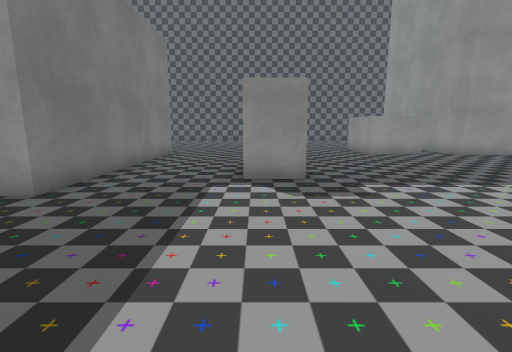
view 1 (above)

24 first-person views from a walk through a Unity game level. The camera is 1.2 m above the floor, tilts 10° down and sees 85° across. The floor is counted in squares, 1 m on a side. Each view is taken from the middle of a square. On the plan, view 1 faces up. The plan holds only what a view shows up to about 13 squares ahead; the rest is blank. The player is left out. Some surface patterns are stand-ins.

view 2
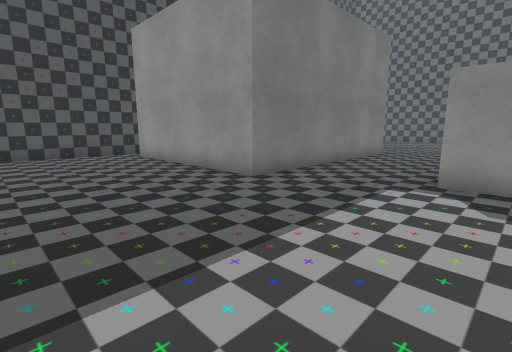

view 3
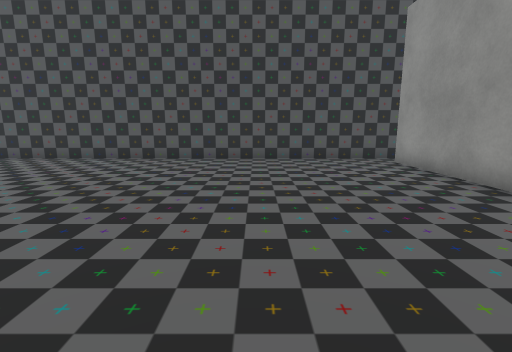

view 4
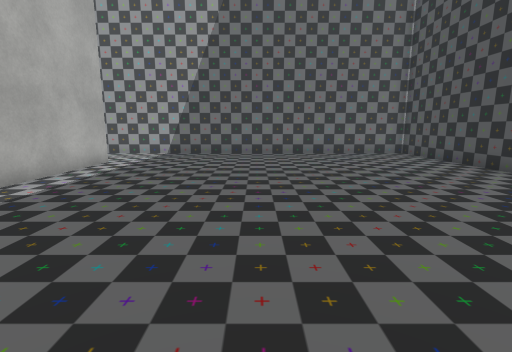

view 5
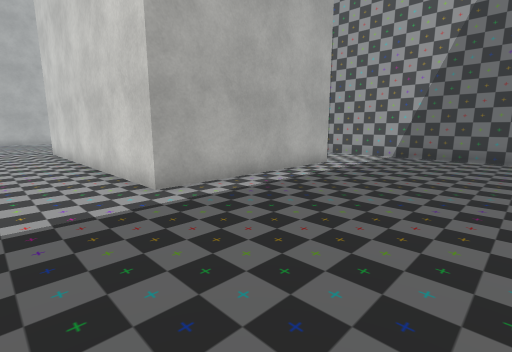

view 6
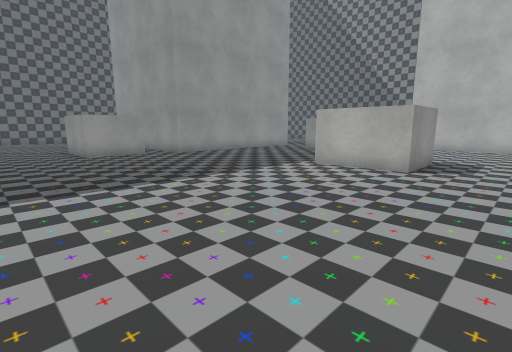

view 7
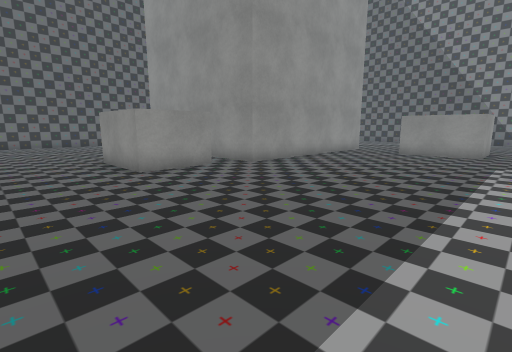

view 8
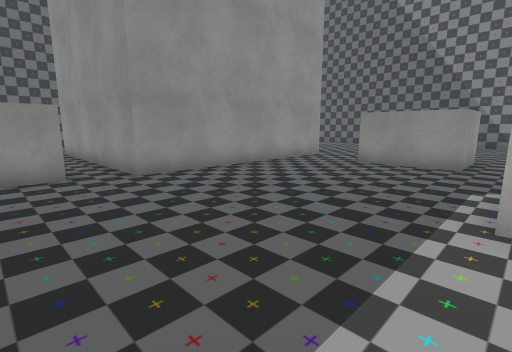

view 9
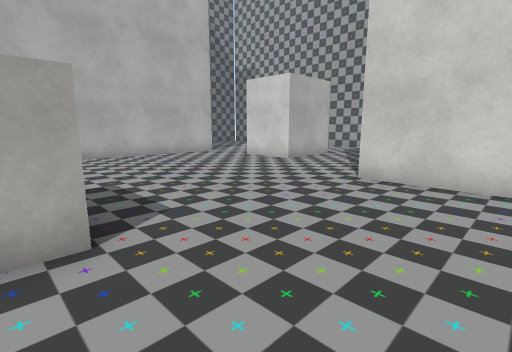

view 10
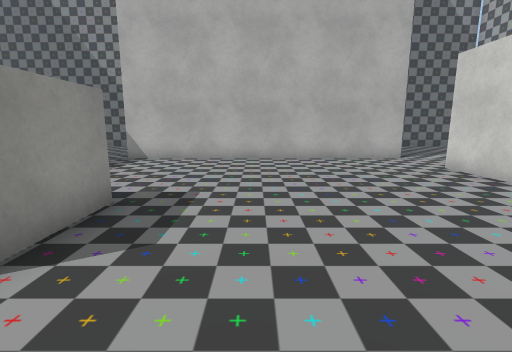

view 11
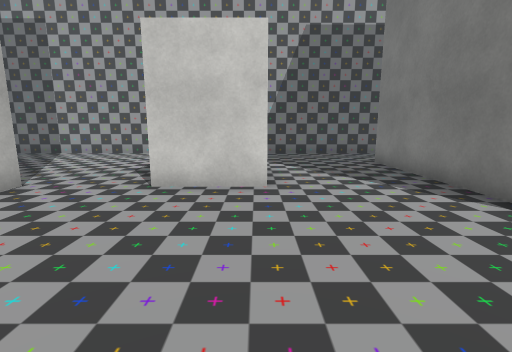

view 12
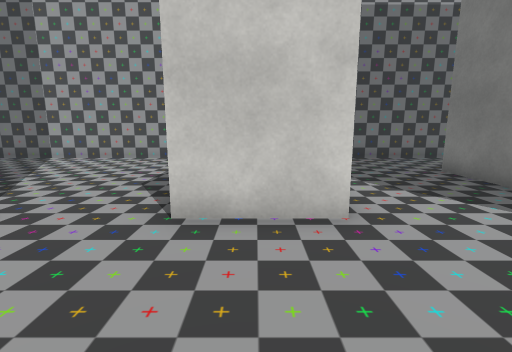

view 13
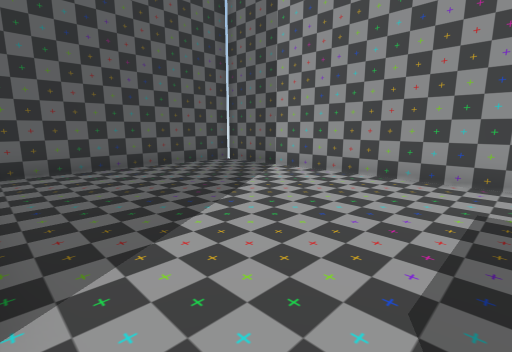

view 14
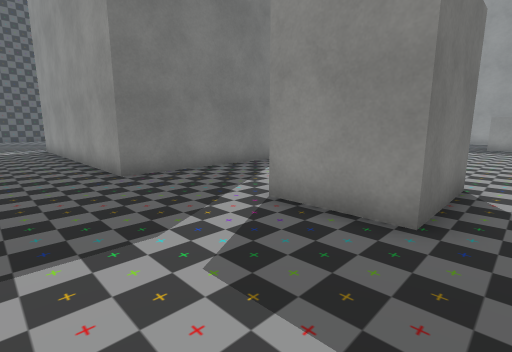

view 15
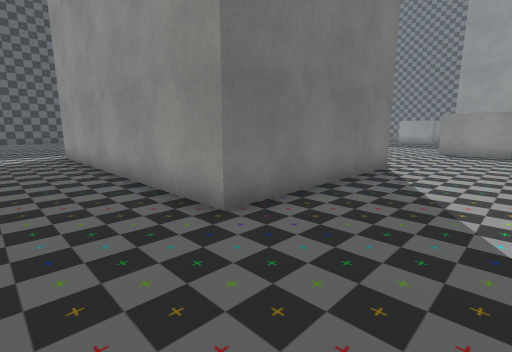

view 16
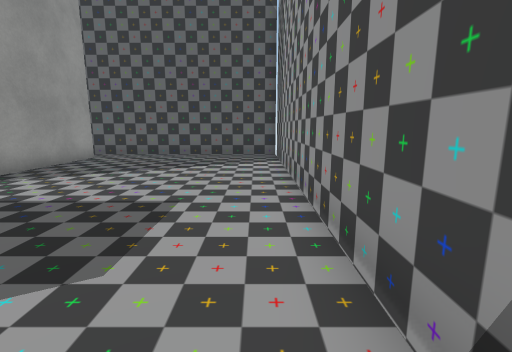

view 17
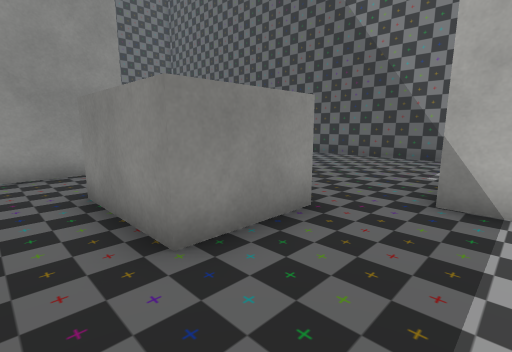

view 18
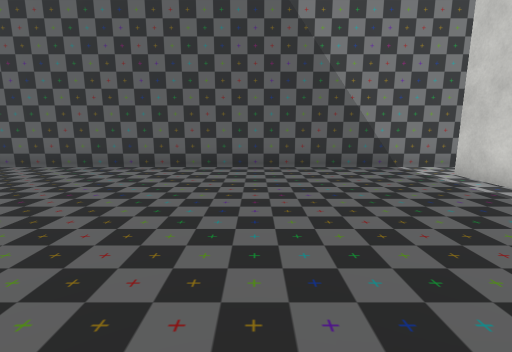

view 19
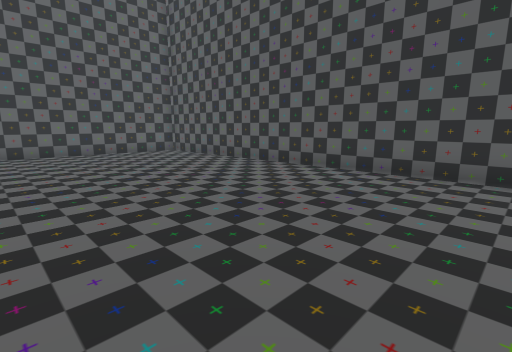

view 20
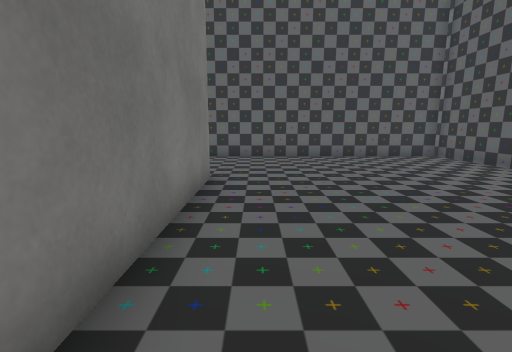

view 21
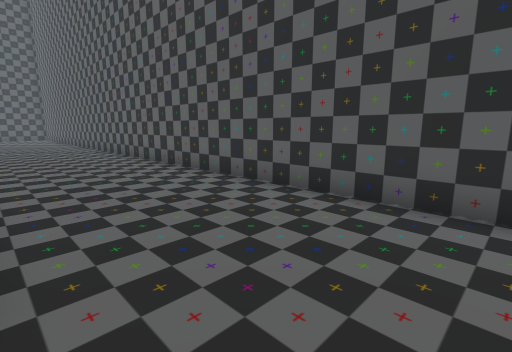

view 22
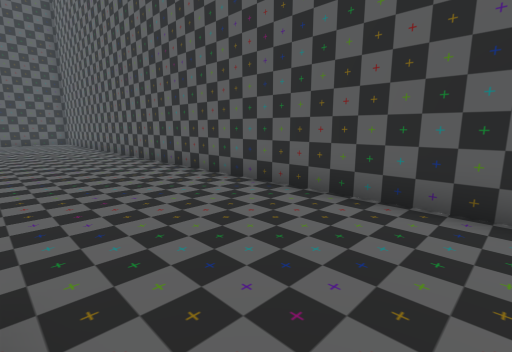

view 23
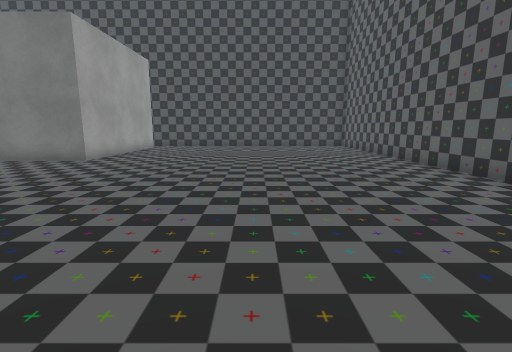

view 24
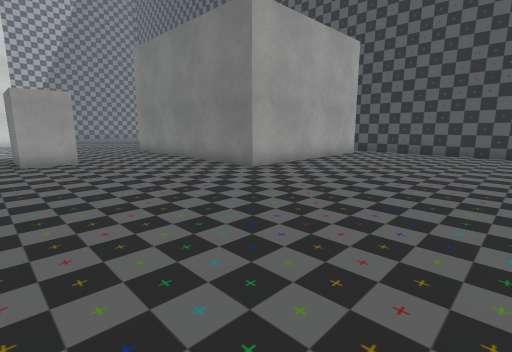

### Floor plan
Points are (right, up) in squares from view 1. A wall is a line through its corners. A room is listed if a view was taken in it or the views show most of it. See-through windows are left out.
Room 1 (views 1, 2, 3, 4, 5, 6, 7, 8, 9, 10, 11, 12, 13, 14, 15, 16, 17, 18, 19, 20, 21, 22, 23, 24)
walls: (7.4, 12.4) (5, 12.4) (5, 15.4); (12.4, 2.3) (10, 2.3) (10, 5.2); (9.9, -3.4) (9.9, -9.6) (0.1, -9.6) (0.1, -3.4) (9.9, -3.4); (17.6, 6.4) (15.2, 6.4) (15.2, 9.4); (17, 11.9) (8.7, 11.9) (8.7, 19.6); (13.8, -5.6) (16.1, -5.6) (16.1, -8.4) (13.8, -8.4) (13.8, -5.6); (22.4, 5) (24.1, 5); (18.8, -5.6) (18.8, 5); (16.9, 19.6) (16.9, 14); (-11.7, 5.4) (-11.7, -12.9) (1.9, -12.9); (-10.6, 13) (-3.9, 13) (-3.9, 4.8) (-10.6, 4.8); (7.6, -12.9) (25.4, -12.9) (25.4, -4.8); (25.4, 3.9) (25.4, 24.5) (-7.2, 24.5); (24, -5.6) (19.9, -5.6); (-11.7, 18.5) (-11.7, 14)
objects: other object (0, 7) to (1, 8)

Where each view was taken, in squares from view 1:
view 1: 0 up, 0 right, facing up
view 2: 0 up, 1 right, facing up-left
view 3: 0 up, 1 left, facing left
view 4: 0 up, 5 left, facing down
view 5: 1 down, 5 left, facing down-right
view 6: 0 up, 2 right, facing up-right
view 7: 5 up, 2 right, facing up-right
view 8: 5 up, 6 right, facing up-right
view 9: 3 up, 7 right, facing down-right
view 10: 0 up, 8 right, facing right
view 11: 0 up, 14 right, facing down
view 12: 2 down, 15 right, facing down
view 13: 6 down, 17 right, facing down-right
view 14: 12 down, 17 right, facing up-left
view 15: 12 down, 13 right, facing up-left
view 16: 12 down, 13 right, facing right
view 17: 4 up, 14 right, facing up-right
view 18: 10 up, 17 right, facing right
view 19: 11 up, 18 right, facing up-right
view 20: 13 up, 18 right, facing up
view 21: 20 up, 19 right, facing up-left
view 22: 20 up, 11 right, facing up-left
view 23: 19 up, 6 right, facing left
view 24: 19 up, 2 right, facing down-left
